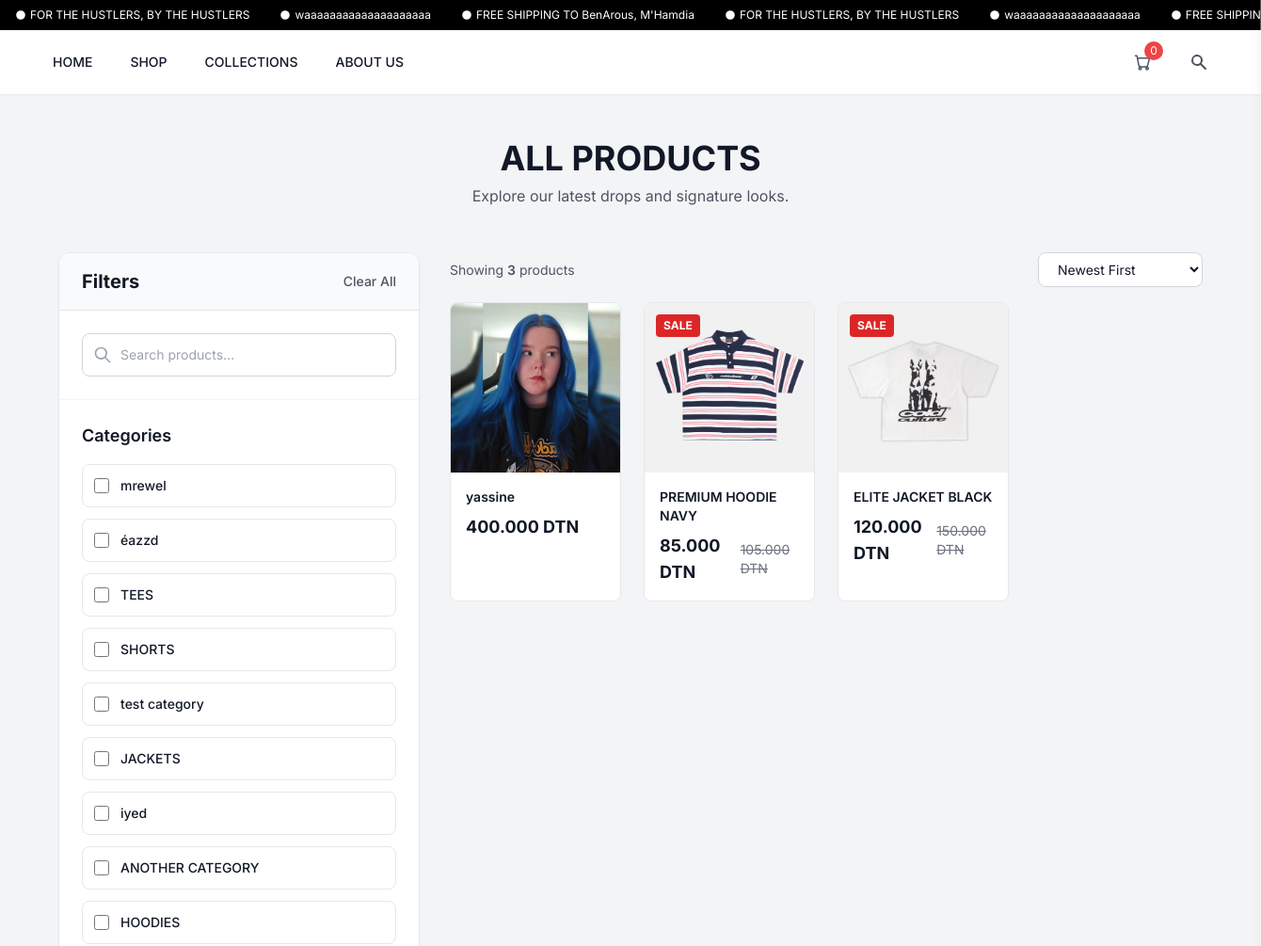
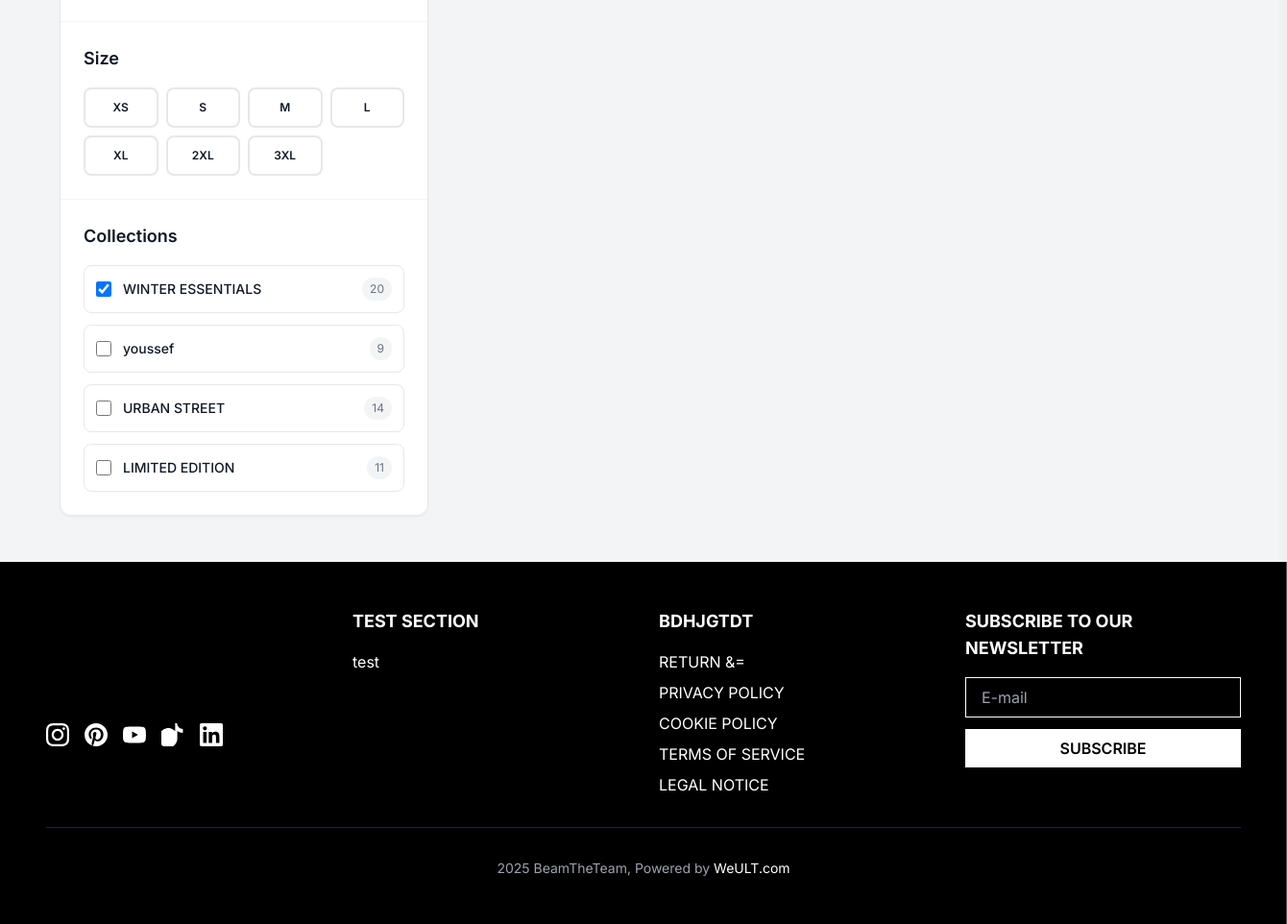
/shop.php?collection=3, run on the app's committed database (2 pictures, top to bottom).
### tables this page shows
CREATE TABLE `site_settings` (
  `id` int(11) NOT NULL,
  `setting_key` varchar(100) NOT NULL,
  `setting_value` text DEFAULT NULL,
  `created_at` timestamp NOT NULL DEFAULT current_timestamp(),
  `updated_at` timestamp NOT NULL DEFAULT current_timestamp() ON UPDATE current_timestamp()
);

CREATE TABLE `categories` (
  `id` int(11) NOT NULL,
  `name` varchar(100) NOT NULL,
  `slug` varchar(100) NOT NULL,
  `image` varchar(255) DEFAULT NULL,
  `description` text DEFAULT NULL,
  `sort_order` int(11) DEFAULT 0,
  `is_active` tinyint(1) DEFAULT 1,
  `created_at` timestamp NOT NULL DEFAULT current_timestamp(),
  `updated_at` timestamp NOT NULL DEFAULT current_timestamp() ON UPDATE current_timestamp()
);

CREATE TABLE `collections` (
  `id` int(11) NOT NULL,
  `name` varchar(100) NOT NULL,
  `slug` varchar(100) NOT NULL,
  `image` varchar(255) DEFAULT NULL,
  `description` text DEFAULT NULL,
  `sort_order` int(11) DEFAULT 0,
  `is_active` tinyint(1) DEFAULT 1,
  `created_at` timestamp NOT NULL DEFAULT current_timestamp(),
  `updated_at` timestamp NOT NULL DEFAULT current_timestamp() ON UPDATE current_timestamp(),
  `secret` tinyint(1) DEFAULT 0
);

CREATE TABLE `products` (
  `id` int(11) NOT NULL,
  `name` varchar(255) NOT NULL,
  `slug` varchar(255) NOT NULL,
  `description` text DEFAULT NULL,
  `short_description` varchar(500) DEFAULT NULL,
  `price` decimal(10,2) NOT NULL,
  `sale_price` decimal(10,2) DEFAULT NULL,
  `cost_price` decimal(10,2) NOT NULL,
  `color` varchar(50) DEFAULT NULL,
  `category_id` int(11) DEFAULT NULL,
  `collection_id` int(11) DEFAULT NULL,
  `is_featured` tinyint(1) DEFAULT 0,
  `is_bestseller` tinyint(1) DEFAULT 0,
  `is_on_sale` tinyint(1) DEFAULT 0,
  `is_active` tinyint(1) DEFAULT 1,
  `created_at` timestamp NOT NULL DEFAULT current_timestamp(),
  `updated_at` timestamp NOT NULL DEFAULT current_timestamp() ON UPDATE current_timestamp(),
  `show_stock` tinyint(1) DEFAULT 1,
  `stock_status` enum('in_stock','low_stock') DEFAULT 'in_stock'
);

CREATE TABLE `product_images` (
  `id` int(11) NOT NULL,
  `product_id` int(11) NOT NULL,
  `image_path` varchar(255) NOT NULL,
  `is_primary` tinyint(1) DEFAULT 0,
  `sort_order` int(11) DEFAULT 0,
  `image_order` int(11) DEFAULT 0,
  `created_at` timestamp NOT NULL DEFAULT current_timestamp()
);

CREATE TABLE `social_media` (
  `id` int(11) NOT NULL,
  `platform` varchar(50) NOT NULL,
  `icon_svg` text DEFAULT NULL,
  `link_url` varchar(255) NOT NULL,
  `sort_order` int(11) DEFAULT 0,
  `is_active` tinyint(1) DEFAULT 1,
  `created_at` timestamp NOT NULL DEFAULT current_timestamp(),
  `updated_at` timestamp NOT NULL DEFAULT current_timestamp() ON UPDATE current_timestamp()
);

CREATE TABLE `footer_sections` (
  `id` int(11) NOT NULL,
  `section_name` varchar(100) NOT NULL,
  `section_title` varchar(255) NOT NULL,
  `sort_order` int(11) DEFAULT 0,
  `is_active` tinyint(1) DEFAULT 1,
  `created_at` timestamp NOT NULL DEFAULT current_timestamp(),
  `updated_at` timestamp NOT NULL DEFAULT current_timestamp() ON UPDATE current_timestamp()
);

CREATE TABLE `footer_links` (
  `id` int(11) NOT NULL,
  `section_id` int(11) NOT NULL,
  `link_text` varchar(255) NOT NULL,
  `link_url` varchar(255) NOT NULL,
  `sort_order` int(11) DEFAULT 0,
  `is_active` tinyint(1) DEFAULT 1,
  `created_at` timestamp NOT NULL DEFAULT current_timestamp(),
  `updated_at` timestamp NOT NULL DEFAULT current_timestamp() ON UPDATE current_timestamp()
);

### shop.php (the view, shortened to what the rows shown need)
<?php
require_once 'includes/functions.php';
$categoryFilter = $_GET['category'] ?? null;
$collectionFilter = $_GET['collection'] ?? null;
$filters = [];
if ($collectionFilter) {
    $filters['collection'] = $collectionFilter;
}
$products = getProducts($filters);
$categories = getCategories();
$collections = getCollections();
?>
<?php require_once 'includes/header.php'; ?>
    <main class="container mx-auto py-12 px-4 sm:px-6 lg:px-8">
        <div class="text-center mb-12">
            <h1 class="text-3xl md:text-4xl font-bold text-gray-900 mb-2">ALL PRODUCTS</h1>
        </div>
        <div class="flex flex-col lg:flex-row gap-8">
            <aside id="filter-sidebar" class="lg:w-80 xl:w-96 lg:sticky lg:top-8 lg:h-fit bg-white border border-gray-200 rounded-xl shadow-sm overflow-hidden">
                <div class="bg-gray-50 px-6 py-4 border-b border-gray-200">
                    <div class="flex justify-between items-center">
                        <h2 class="text-xl font-bold text-gray-900">Filters</h2>
                    </div>
                </div>
                <form id="filter-form" method="GET" action="shop.php" class="divide-y divide-gray-100">
                    <div class="p-6">
                        <div class="space-y-3">
                            <?php foreach ($categories as $category): ?>
                            <label class="flex items-center justify-between p-3 rounded-lg border border-gray-200 hover:border-gray-300 transition-colors cursor-pointer">
                                <div class="flex items-center">
                                    <input type="checkbox" name="category[]" class="w-4 h-4 text-black border-gray-300 rounded focus:ring-black" data-filter="category" value="<?php echo $category['id']; ?>" <?php echo ($categoryFilter == $category['id']) ? 'checked' : ''; ?>>
                                    <span class="ml-3 text-sm font-medium text-gray-900"><?php echo htmlspecialchars($category['name']); ?></span>
                                </div>
                            </label>
                            <?php endforeach; ?>
                        </div>
                    </div>
                    <div class="p-6">
                        <div class="space-y-3">
                            <?php foreach ($collections as $collection): ?>
                            <label class="flex items-center justify-between p-3 rounded-lg border border-gray-200 hover:border-gray-300 transition-colors cursor-pointer">
                                <div class="flex items-center">
                                    <input type="checkbox" name="collection[]" class="w-4 h-4 text-black border-gray-300 rounded focus:ring-black" data-filter="collection" value="<?php echo $collection['id']; ?>" <?php echo ($collectionFilter == $collection['id']) ? 'checked' : ''; ?>>
                                    <span class="ml-3 text-sm font-medium text-gray-900"><?php echo htmlspecialchars($collection['name']); ?></span>
                                </div>
                                <span class="text-xs text-gray-500 bg-gray-100 px-2 py-1 rounded-full"><?php echo rand(5, 20); ?></span>
                            </label>
                            <?php endforeach; ?>
                        </div>
                </div>
                </form>
            </aside>
            <div class="flex-1">
                <div id="product-grid" id="selected-filters"  class="grid grid-cols-1 sm:grid-cols-2 lg:grid-cols-3 xl:grid-cols-4 gap-6">
                    <?php foreach ($products as $product):
                        $productImages = getProductImagesForSlider($product['id']);
                        $primaryImage = $productImages[0]['image_path'] ?? 'images/placeholder.jpg';
                    ?>
                    <div class="bg-white relative group product-card border border-gray-200 rounded-lg overflow-hidden hover:shadow-lg transition-all duration-300"
                         data-category="<?php echo $product['category_id']; ?>"
                         data-collection="<?php echo $product['collection_id']; ?>"
                         data-price="<?php echo $product['sale_price'] ?? $product['price']; ?>"
                         data-name="<?php echo strtolower($product['name']); ?>"
                         data-color="<?php echo strtolower($product['color'] ?? ''); ?>"
                         data-created-at="<?php echo $product['created_at']; ?>">
                        <a href="product-view.php?id=<?php echo $product['id']; ?>">
                            <div class="relative aspect-square">
                                <?php if ($product['is_on_sale']): ?>
                                <span class="absolute top-3 left-3 bg-red-600 text-white text-xs font-bold px-2 py-1 z-10 rounded">SALE</span>
                                <?php endif; ?>
                                <img src="<?php echo $primaryImage; ?>" alt="<?php echo $product['name']; ?>" class="w-full h-full object-cover transition-opacity duration-300 group-hover:opacity-0">
                            </div>
                            <div class="p-4">
                                <h4 class="text-sm font-semibold text-gray-900 mb-2 line-clamp-2"><?php echo $product['name']; ?></h4>
                                <div class="flex items-center justify-between">
                                    <div class="flex items-center space-x-2">
                                        <span class="text-lg font-bold text-gray-900"><?php echo formatPrice($product['sale_price'] ?? $product['price']); ?></span>
                                        <?php if ($product['sale_price']): ?>
                                        <span class="text-sm text-gray-500 line-through"><?php echo formatPrice($product['price']); ?></span>
                                        <?php endif; ?>
                    </div>
                            </div>
                            </div>
                        </a>
                    </div>
                    <?php endforeach; ?>
                </div>
            </div>
        </div>
    </main>
<?php require_once 'includes/footer.php'; ?>

### includes/header.php (shortened to what the rows shown need)
<?php
require_once __DIR__ . '/functions.php';
checkMaintenanceMode();
?>
<!DOCTYPE html>
<html lang="en">
<head>
    <title><?php echo getSiteSetting('brand_name', 'BeamTheTeam'); ?></title>
    <script src="https://cdn.tailwindcss.com"></script>
    <link rel="stylesheet" href="style.css">
</head>
<body class="bg-gray-100 text-gray-900">
    <div class="bg-black text-white text-xs py-2 px-4 overflow-hidden">
        <div class="flex animate-scroll space-x-8 whitespace-nowrap">
            <span class="flex items-center"><svg class="w-3 h-3 mr-1 flex-shrink-0" fill="currentColor" viewBox="0 0 20 20"><path d="M10 18a8 8 0 100-16 8 8 0 000 16zm1-11H9v3H8v2h1v3h2v-3h1v-2h-1V7z"></path></svg> <?php echo getSiteSetting('announcement_text_1', 'SHIPPING TO TUNISIA ON ORDERS +$150'); ?></span>
            <span class="flex items-center"><svg class="w-3 h-3 mr-1 flex-shrink-0" fill="currentColor" viewBox="0 0 20 20"><path d="M10 18a8 8 0 100-16 8 8 0 000 16zm1-11H9v3H8v2h1v3h2v-3h1v-2h-1V7z"></path></svg> <?php echo getSiteSetting('announcement_text_2', 'EASY RETURNS'); ?></span>
            <span class="flex items-center"><svg class="w-3 h-3 mr-1 flex-shrink-0" fill="currentColor" viewBox="0 0 20 20"><path d="M10 18a8 8 0 100-16 8 8 0 000 16zm1-11H9v3H8v2h1v3h2v-3h1v-2h-1V7z"></path></svg> <?php echo getSiteSetting('announcement_text_3', 'FREE SHIPPING TO TUNISIA ON ORDERS +$150'); ?></span>
            <span class="flex items-center"><svg class="w-3 h-3 mr-1 flex-shrink-0" fill="currentColor" viewBox="0 0 20 20"><path d="M10 18a8 8 0 100-16 8 8 0 000 16zm1-11H9v3H8v2h1v3h2v-3h1v-2h-1V7z"></path></svg> <?php echo getSiteSetting('announcement_text_1', 'SHIPPING TO TUNISIA ON ORDERS +$150'); ?></span>
            <span class="flex items-center"><svg class="w-3 h-3 mr-1 flex-shrink-0" fill="currentColor" viewBox="0 0 20 20"><path d="M10 18a8 8 0 100-16 8 8 0 000 16zm1-11H9v3H8v2h1v3h2v-3h1v-2h-1V7z"></path></svg> <?php echo getSiteSetting('announcement_text_2', 'EASY RETURNS'); ?></span>
            <span class="flex items-center"><svg class="w-3 h-3 mr-1 flex-shrink-0" fill="currentColor" viewBox="0 0 20 20"><path d="M10 18a8 8 0 100-16 8 8 0 000 16zm1-11H9v3H8v2h1v3h2v-3h1v-2h-1V7z"></path></svg> <?php echo getSiteSetting('announcement_text_3', 'FREE SHIPPING TO TUNISIA ON ORDERS +$150'); ?></span>
        </div>
    </div>
                                        <?php
                                        $bestsellerProducts = getProducts(['bestseller' => true, 'limit' => 4]);
                                        foreach ($bestsellerProducts as $product):
                                            $productImages = getProductImagesForSlider($product['id']);
                                        ?>
                                        <?php endforeach; ?>
                        <?php
                        $categories = getCategories();
                        ?>
                        <?php
                        $collections = getCollections();
                        ?>
                        <?php
                        $bestsellerProducts = getProducts(['bestseller' => true, 'limit' => 4]);
                        ?>

### includes/footer.php (shortened to what the rows shown need)
    <footer class="bg-black text-white py-12 px-4 md:px-8 lg:px-12">
        <div class="max-w-7xl mx-auto">
            <div class="grid grid-cols-1 md:grid-cols-2 lg:grid-cols-4 gap-8 mb-8">
                <div class="space-y-4">
                    <div class="flex space-x-4">
                        <?php
                        static $socialMedia = null;
                        if ($socialMedia === null) {
                            try {
                                $socialMedia = getSocialMedia();
                            } catch (Exception $e) {
                                error_log("Social media data error: " . $e->getMessage());
                                $socialMedia = [];
                            }
                        }
                        if (!empty($socialMedia)):
                            foreach ($socialMedia as $social):
                        ?>
                        <a href="<?php echo htmlspecialchars($social['link_url']); ?>" class="text-white hover:text-gray-300 transition-colors duration-200" target="_blank" rel="noopener noreferrer">
                            <svg class="w-6 h-6" fill="currentColor" viewBox="0 0 24 24">
                                <?php echo $social['icon_svg']; ?>
                            </svg>
                        </a>
                        <?php
                            endforeach;
                        endif;
                        ?>
                    </div>
                </div>
                <?php
                static $footerData = null;
                if ($footerData === null) {
                    try {
                        $footerData = getFooterData();
                    } catch (Exception $e) {
                        error_log("Footer data error: " . $e->getMessage());
                        $footerData = [];
                    }
                }
                if (!empty($footerData)):
                    foreach ($footerData as $section):
                ?>
                <div class="space-y-4">
                    <h4 class="text-lg font-bold text-white uppercase"><?php echo htmlspecialchars($section['section_title']); ?></h4>
                    <ul class="space-y-2">
                        <?php if (!empty($section['links'])): ?>
                            <?php foreach ($section['links'] as $link): ?>
                            <li><a href="<?php echo htmlspecialchars($link['link_url']); ?>" class="text-white hover:text-gray-300 transition-colors duration-200"><?php echo htmlspecialchars($link['link_text']); ?></a></li>
                            <?php endforeach; ?>
                        <?php endif; ?>
                    </ul>
                </div>
                <?php
                    endforeach;
                endif;
                ?>
            </div>
        </div>
    </footer>
</body>
</html>

### data on the page
site_settings: setting_value "FOR THE HUSTLERS, BY THE HUSTLERS"
site_settings: setting_value "waaaaaaaaaaaaaaaaaaaa"
site_settings: setting_value "FREE SHIPPING TO BenArous, M'Hamdia"
categories: name "mrewel"
categories: name "éazzd"
categories: name "TEES"
categories: name "SHORTS"
categories: name "test category"
categories: name "JACKETS"
categories: name "iyed"
categories: name "ANOTHER CATEGORY"
categories: name "HOODIES"
collections: id "☑", name "WINTER ESSENTIALS"
collections: name "youssef"
collections: name "URBAN STREET"
collections: name "LIMITED EDITION"
products: product_images.image_path (picture), name "yassine", sale_price+price "400.000 DTN"
products: is_on_sale "SALE", id.image_path (picture), name "PREMIUM HOODIE NAVY", sale_price "85.000 DTN", price "105.000 DTN"
products: is_on_sale "SALE", id.image_path (picture), name "ELITE JACKET BLACK", sale_price "120.000 DTN", price "150.000 DTN"
footer_sections: section_title "TEST SECTION"
footer_links: link_text "test"
footer_sections: section_title "BDHJGTDT"
footer_links: link_text "RETURN &="
footer_links: link_text "PRIVACY POLICY"
footer_links: link_text "COOKIE POLICY"
footer_links: link_text "TERMS OF SERVICE"
footer_links: link_text "LEGAL NOTICE"

### other printed values
getSiteSetting('announcement_text_2', 'EASY RETURNS') "waaaaaaaaaaaaaaaaaaaa"
$totalItems "0"
$size "XS"
$size "S"
$size "M"
$size "L"
$size "XL"
$size "2XL"
$size "3XL"
count($products) "3"
